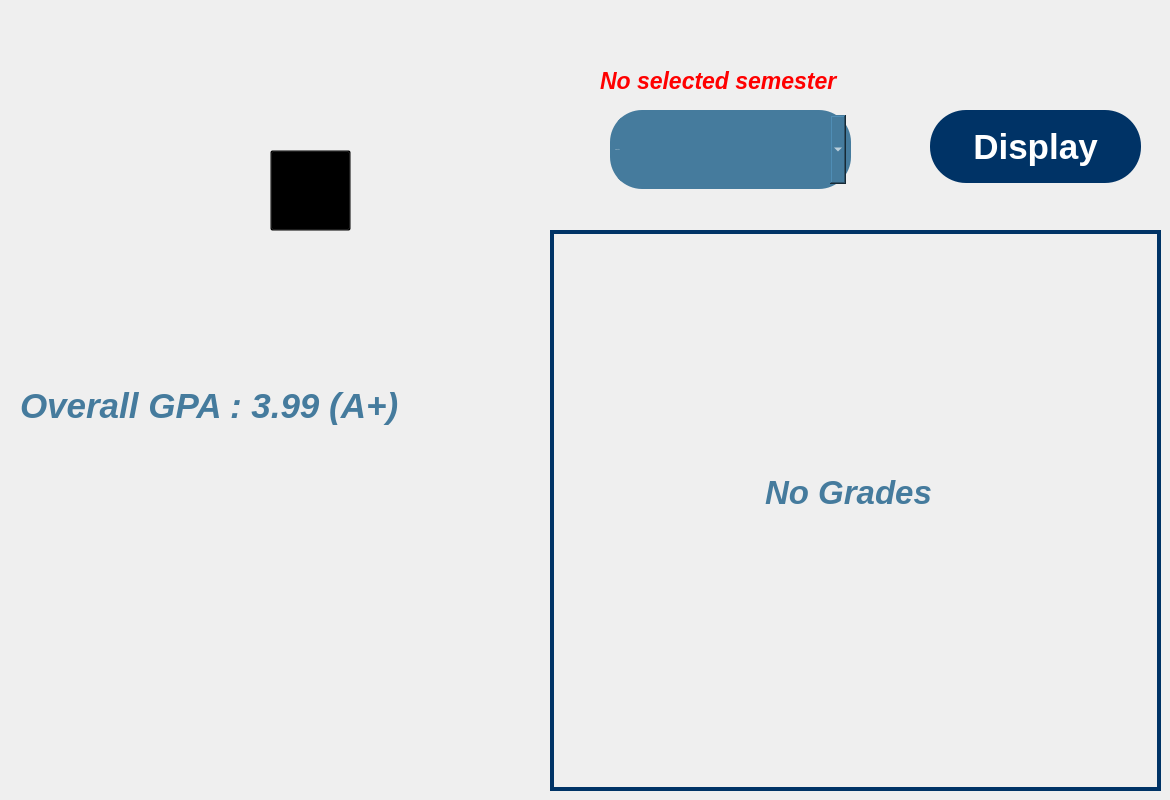
    <widget class="QWidget" name="view_grades_page">
     <property name="styleSheet">
      <string notr="true">background-image: url(:/images/images/Desktop3.png);</string>
     </property>
     <widget class="QPushButton" name="back_btn_viewgrd">
      <property name="geometry">
       <rect>
        <x>270</x>
        <y>150</y>
        <width>81</width>
        <height>81</height>
       </rect>
      </property>
      <property name="cursor">
       <cursorShape>PointingHandCursor</cursorShape>
      </property>
      <property name="styleSheet">
       <string notr="true">background:transparent;</string>
      </property>
      <property name="text">
       <string/>
      </property>
     </widget>
     <widget class="QLabel" name="back_pic_viewgrd">
      <property name="geometry">
       <rect>
        <x>270</x>
        <y>150</y>
        <width>81</width>
        <height>81</height>
       </rect>
      </property>
      <property name="styleSheet">
       <string notr="true">background:transparent;</string>
      </property>
      <property name="text">
       <string/>
      </property>
     </widget>
     <widget class="QLabel" name="overall_gpa_txt">
      <property name="enabled">
       <bool>true</bool>
      </property>
      <property name="geometry">
       <rect>
        <x>20</x>
        <y>380</y>
        <width>481</width>
        <height>51</height>
       </rect>
      </property>
      <property name="font">
       <font>
        <family>Arial</family>
        <pointsize>26</pointsize>
        <italic>true</italic>
        <bold>true</bold>
       </font>
      </property>
      <property name="styleSheet">
       <string notr="true">background:transparent;
color:#457B9D;</string>
      </property>
      <property name="text">
       <string>Overall GPA : 3.99 (A+)</string>
      </property>
      <property name="alignment">
       <set>Qt::AlignmentFlag::AlignLeading|Qt::AlignmentFlag::AlignLeft|Qt::AlignmentFlag::AlignVCenter</set>
      </property>
     </widget>
     <widget class="QTableView" name="grades_table">
      <property name="geometry">
       <rect>
        <x>550</x>
        <y>230</y>
        <width>611</width>
        <height>561</height>
       </rect>
      </property>
      <property name="sizePolicy">
       <sizepolicy hsizetype="Expanding" vsizetype="Expanding">
        <horstretch>0</horstretch>
        <verstretch>0</verstretch>
       </sizepolicy>
      </property>
      <property name="font">
       <font>
        <family>Arial</family>
        <pointsize>15</pointsize>
        <bold>true</bold>
       </font>
      </property>
      <property name="cursor" stdset="0">
       <cursorShape>ArrowCursor</cursorShape>
      </property>
      <property name="styleSheet">
       <string notr="true">QTableView{
background: transparent;
gridline-color: rgb(0, 51, 102);
border: 4px solid #003366 ;
color: #457B9D;
}
QHeaderView::section {
	font: 700 16pt &quot;Arial&quot;;
	background-color:  #003366;
    color:  white; 
}
QScrollBar:vertical {
    background: #457B9D;
    width: 10px;
}

QScrollBar:horizontal {
    background: #457B9D; 
    height: 10px; 
}
QScrollBar::handle:vertical, QScrollBar::handle:horizontal {
    background:  #003366; 
    border-radius: 6px;
}



</string>
      </property>
      <property name="editTriggers">
       <set>QAbstractItemView::EditTrigger::NoEditTriggers</set>
      </property>
      <property name="selectionMode">
       <enum>QAbstractItemView::SelectionMode::SingleSelection</enum>
      </property>
      <property name="selectionBehavior">
       <enum>QAbstractItemView::SelectionBehavior::SelectRows</enum>
      </property>
     </widget>
     <widget class="QLabel" name="no_grades_lbl">
      <property name="enabled">
       <bool>true</bool>
      </property>
      <property name="geometry">
       <rect>
        <x>673</x>
        <y>462</y>
        <width>351</width>
        <height>61</height>
       </rect>
      </property>
      <property name="font">
       <font>
        <family>Arial</family>
        <pointsize>25</pointsize>
        <italic>true</italic>
        <bold>true</bold>
       </font>
      </property>
      <property name="styleSheet">
       <string notr="true">background:transparent;
color:#457B9D;</string>
      </property>
      <property name="text">
       <string>No Grades</string>
      </property>
      <property name="alignment">
       <set>Qt::AlignmentFlag::AlignCenter</set>
      </property>
     </widget>
     <widget class="QPushButton" name="display_grades_btn">
      <property name="geometry">
       <rect>
        <x>930</x>
        <y>110</y>
        <width>211</width>
        <height>73</height>
       </rect>
      </property>
      <property name="font">
       <font>
        <family>Arial</family>
        <pointsize>26</pointsize>
        <bold>true</bold>
       </font>
      </property>
      <property name="cursor">
       <cursorShape>PointingHandCursor</cursorShape>
      </property>
      <property name="styleSheet">
       <string notr="true">background:transparent;
background-color: #003366;
border-radius: 36px;
color:white;</string>
      </property>
      <property name="text">
       <string>Display</string>
      </property>
     </widget>
     <widget class="QComboBox" name="semester_selector">
      <property name="geometry">
       <rect>
        <x>610</x>
        <y>110</y>
        <width>241</width>
        <height>79</height>
       </rect>
      </property>
      <property name="font">
       <font>
        <family>Arial</family>
        <pointsize>-1</pointsize>
        <italic>false</italic>
        <bold>true</bold>
       </font>
      </property>
      <property name="cursor">
       <cursorShape>PointingHandCursor</cursorShape>
      </property>
      <property name="styleSheet">
       <string notr="true">QComboBox {
    background:transparent;
    background-color:#457B9D;
    border: 5px solid #457B9D;
    border-radius: 32px;
    color: white;
   font: bold 36px &quot;Arial&quot;;
}

QComboBox QAbstractItemView {
	background:transparent;
	background-color:white;
    color: #003366;
}</string>
      </property>
      <property name="currentText">
       <string/>
      </property>
      <property name="placeholderText">
       <string> Semester</string>
      </property>
      <property name="frame">
       <bool>true</bool>
      </property>
     </widget>
     <widget class="QLabel" name="err_sems">
      <property name="geometry">
       <rect>
        <x>600</x>
        <y>60</y>
        <width>301</width>
        <height>41</height>
       </rect>
      </property>
      <property name="sizePolicy">
       <sizepolicy hsizetype="Expanding" vsizetype="Expanding">
        <horstretch>0</horstretch>
        <verstretch>0</verstretch>
       </sizepolicy>
      </property>
      <property name="font">
       <font>
        <family>Arial</family>
        <pointsize>17</pointsize>
        <italic>true</italic>
        <bold>true</bold>
       </font>
      </property>
      <property name="styleSheet">
       <string notr="true">background:transparent;
color:red</string>
      </property>
      <property name="text">
       <string>No selected semester</string>
      </property>
     </widget>
     <zorder>no_grades_lbl</zorder>
     <zorder>back_pic_viewgrd</zorder>
     <zorder>back_btn_viewgrd</zorder>
     <zorder>overall_gpa_txt</zorder>
     <zorder>grades_table</zorder>
     <zorder>display_grades_btn</zorder>
     <zorder>semester_selector</zorder>
     <zorder>err_sems</zorder>
    </widget>
